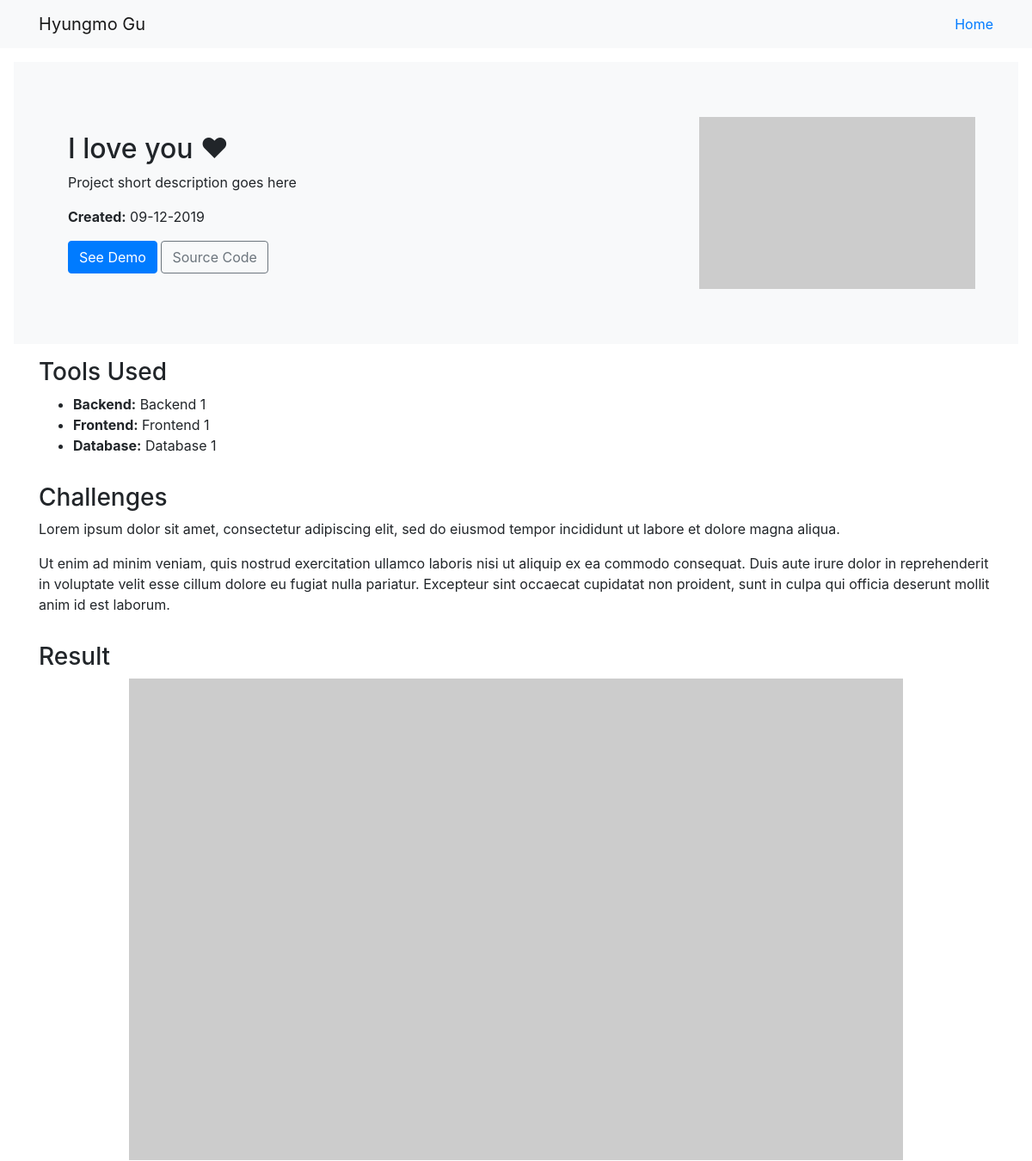
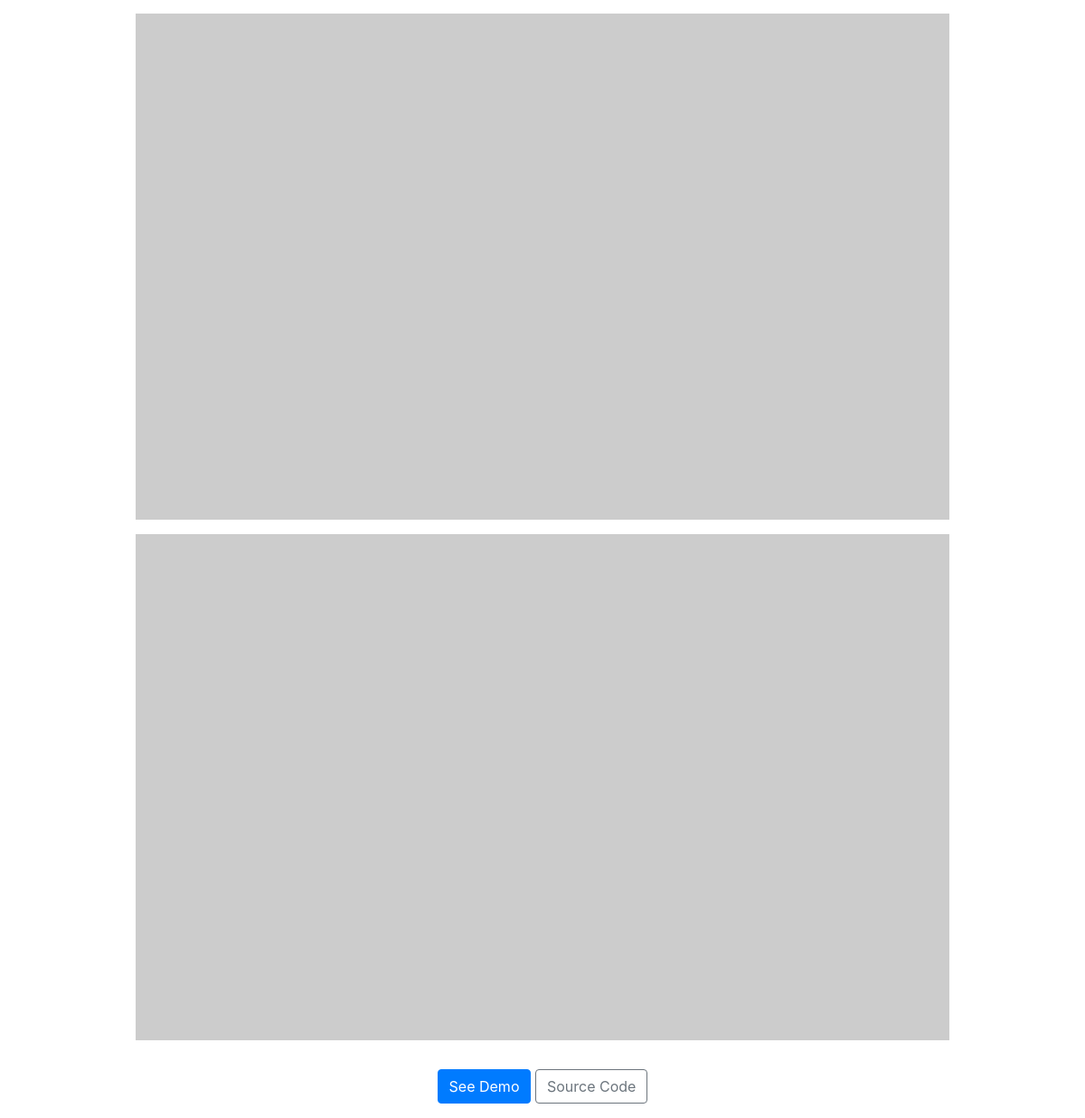
/projects/1, run on the app's committed database (2 pictures, top to bottom).
### main/models.py (models this page shows, shortened)
class Project(models.Model):
    title = models.CharField(max_length=255)
    summary = models.CharField(max_length=255)
    date_created = models.DateTimeField(default=datetime.now, blank=True)
    image_main = models.URLField()
    url_demo = models.URLField()
    url_source_code = models.URLField()
    tools_used = models.TextField()
    challenges = models.TextField()
    result = models.TextField()

### main/views.py (the view)
# urls.py: path('projects/<int:pk>', views.ProjectView.as_view(), name='project'),
class ProjectView(DetailView):
    models=models.Project
    template_name = 'main/projects_detail.html'
    def get(self, request, pk):
        project = get_object_or_404(
            models.Project,
            pk=pk)
        return render(request, self.template_name, {
            'project': project})

### templates/main/projects_detail.html
{% extends 'layout.html' %}
{% block body_content %}
    <div class="position-relative overflow-hidden p-3 p-md-5 m-md-3 bg-light" style="min-height: 300px;">
        <div class="container">
            <div class="row">
                <div class="col-md-8 d-flex justify-content-center justify-content-md-start align-items-center text-center text-md-left">
                    <div>
                        <h2>{{ project.title }}</h2>
                        <p>
                            {{ project.summary }}
                        </p>
                        <p>
                            <strong>Created:</strong> {{ project.date_created|date:'d-m-Y'}}
                        </p>
                        <div>
                            {% if project.url_demo %}
                                <a href="{{ project.url_demo }}" class="btn btn-primary">See Demo</a>
                            {% endif %}
                            {% if project.url_source_code %}
                                <a href="{{ project.url_source_code }}" class="btn btn-outline-secondary">Source Code</a>
                            {% endif %}
                        </div>
                    </div>
                </div>
                <div class="col-md-4">
                    <img class="img-portfolio-detail card-img-top m-3" src="{{ project.image_main|default_if_none:'http://via.placeholder.com/350x200' }}" alt="{{ project.title }}">
                </div>
            </div>
        </div>
    </div>
    <div class="container">
        {% if project.tools_used %}
            <section class="row mb-3">
                <div class="col">
                    <h3>Tools Used</h3>
                    <div>
                        {{ project.tools_used|safe }}
                    </div>
                </div>
            </section>
        {% endif %}
        {% if project.challenges %}
            <section class="row mb-3">
                <div class="col">
                    <h3>Challenges</h3>
                    <div>
                        {{ project.challenges|safe }}
                    </div>
                </div>
            </section>
        {% endif %}
        {% if project.result %}
            <section class="row mb-3">
                <div class="col">
                    <h3>Result</h3>
                    <div>
                        {{ project.result|safe }}
                    </div>
                </div>
            </section>
        {% endif %}
        <section class="row mb-3">
            <div class="col text-center">
                {% if project.url_demo %}
                    <a href="{{ project.url_demo }}" class="btn btn-primary">See Demo</a>
                {% endif %}
                {% if project.url_source_code %}
                    <a href="{{ project.url_source_code }}" class="btn btn-outline-secondary">Source Code</a>
                {% endif %}
            </div>
        </section>
    </div>
{% endblock %}

### templates/layout.html (shortened to what this page needs)
{% load static %}
<!DOCTYPE html>
<html>
    <head>
        <link rel="stylesheet" href="https://stackpath.bootstrapcdn.com/bootstrap/4.3.1/css/bootstrap.min.css">
        <link rel="stylesheet" href="{% static 'css/style.css' %}">
    </head>
    <body>
        <header>
            <nav class="navbar navbar-expand-md navbar-light bg-light fixed-top">
                <div class="container">
                    <a class="navbar-brand" href="/">Hyungmo Gu</a>
                    <div class="justify-content-end">
                        <ul class="nav">
                            <li class="nav-item"><a href="/">Home</a></li>
                        </ul>
                    </div>
                </div>
            </nav>
        </header>
        <main role="main">
            {% block body_content %}{% endblock %}
        </main>
    </body>
</html>

### static/css/style.css (style rules this page uses)
body { min-height: 75rem; padding-top: 3.5rem; }
.img-portfolio-detail { height: 200px; object-fit: contain; }

### data on the page
Project: title "I love you ♥", summary "Project short description goes here", date_created "09-12-2019", tools_used "Backend: Backend 1 Frontend: Frontend 1 Database: Database 1", challenges "Lorem ipsum dolor sit amet, consectetur adipiscing elit, sed do eiusmod tempor incididunt ut labore et dolore magna aliqua. Ut enim ad minim veniam, quis nostrud exercitation ullamco laboris nisi ut aliquip ex ea commodo consequat. Duis aute irure dolor in reprehenderit in voluptate velit esse cillum dolore eu fugiat nulla pariatur. Excepteur sint occaecat cupidatat non proident, sunt in culpa qui officia deserunt mollit anim id est laborum."
